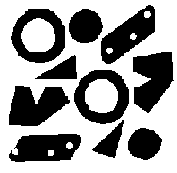
#> input picture Assignment5/test1.pbm, 177 x 173 px, found by its file name
$ python task.py
#> lines starting #> are read from the running program, lines starting #| are printed output that depends on the picture; after the words box and inside, x2 and y2 are one past the last pixel; in counts of white or black regions, pixels touching at a corner belong together
import numpy as np
import matplotlib.pyplot as plt
from PIL import Image
from scipy.ndimage import median_filter, binary_opening, binary_closing
from skimage.morphology import skeletonize, remove_small_objects, remove_small_holes

# 1. LOAD PBM IMAGE

img = Image.open(r"F:\python\AI\dip\taskweek3\images lab\images lab\test1.pbm")
#> img is the input picture: PIL image 177x173 1; 60.7% white; 10 black regions, largest, box (x1, y1, x2, y2) and area: (133, 52, 174, 113) 1697, (9, 86, 70, 126) 1689, (9, 134, 81, 162) 1524
img = np.array(img)

# PBM images are 0/1; convert to binary
binary_img = (img > 0).astype(np.uint8)


# 2. NOISE REMOVAL (Median)

denoised = median_filter(binary_img, size=3)
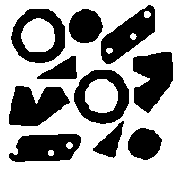
#> denoised: shape (173, 177); values 0 (black) and 1 (white), 60.8% white; 10 black regions, largest, box (x1, y1, x2, y2) and area: (133, 52, 173, 113) 1694, (9, 86, 70, 126) 1686, (9, 134, 81, 162) 1525


# 3. MORPHOLOGICAL OPENING (remove small white noise)

opened = binary_opening(denoised, structure=np.ones((3,3)))
#> opened: shape (173, 177) bool; 60.8% white; 10 black regions, largest, box (x1, y1, x2, y2) and area: (133, 52, 173, 113) 1696, (9, 86, 70, 126) 1687, (101, 5, 155, 64) 1528

# 4. MORPHOLOGICAL CLOSING (close gaps & holes)

closed = binary_closing(opened, structure=np.ones((3,3)))
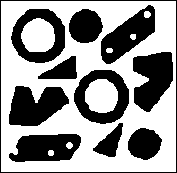
#> closed: shape (173, 177) bool; 58.6% white; 11 black regions, largest, box (x1, y1, x2, y2) and area: (133, 52, 173, 112) 1694, (9, 86, 69, 126) 1685, (101, 5, 155, 64) 1528

# 5. REMOVE BRIDGES & BRANCHES
# (Skeletonize + remove small branches)


# Skeleton of the object
skeleton = skeletonize(closed)
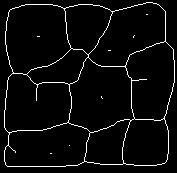
#> skeleton: shape (173, 177) bool; 4.3% white in thin lines or dots

# Remove very small objects from skeleton
skeleton_clean = remove_small_objects(skeleton, min_size=20)
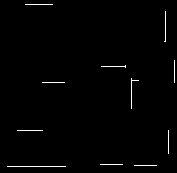
#> skeleton_clean: shape (173, 177) bool; 1.1% white in thin lines or dots, all inside (x1, y1, x2, y2) = (7, 4, 175, 167)

# Optional: Remove small holes inside object
clean_img = remove_small_holes(skeleton_clean, area_threshold=30)


# 6. NORMALIZATION (for visualization)

img_float = closed.astype(np.float32)
min_val = np.min(img_float)
#> min_val = 0
max_val = np.max(img_float)
#> max_val = 1
normalized = (img_float - min_val) / (max_val - min_val)

print("\n--- Normalization ---")
print(f"Min pixel value = {min_val}")
#| Min pixel value = 0.0
print(f"Max pixel value = {max_val}")
#| Max pixel value = 1.0


# 7. EXTRACT MAIN OBJECT MASK (threshold)

threshold = 0.5
object_mask = (normalized < threshold).astype(np.uint8)

# Remove small isolated objects
object_mask = remove_small_objects(object_mask.astype(bool), min_size=100).astype(np.uint8)


# 8. GET OBJECT COORDINATES

ys, xs = np.where(object_mask == 1)
#> ys = 12691 values from 0 to 172; xs = 12691 values, max 176 at index 176, min 0 at index 0, mean 88.47
min_x, max_x = np.min(xs), np.max(xs)
#> min_x = 0; max_x = 176
min_y, max_y = np.min(ys), np.max(ys)
#> min_y = 0; max_y = 172

print("\n--- Object Coordinates ---")
print(f"Min X = {min_x}, Max X = {max_x}")
#| Min X = 0, Max X = 176
print(f"Min Y = {min_y}, Max Y = {max_y}")
#| Min Y = 0, Max Y = 172


# 9. CREATE BOUNDING BOX IMAGE

bbox_img = np.stack([object_mask*255]*3, axis=2)

# Draw box
bbox_img[min_y:max_y, min_x] = [255, 0, 0]   # left
bbox_img[min_y:max_y, max_x] = [255, 0, 0]   # right
bbox_img[min_y, min_x:max_x] = [255, 0, 0]   # top
bbox_img[max_y, min_x:max_x] = [255, 0, 0]   # bottom
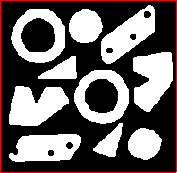
#> bbox_img: shape (173, 177, 3); mean of channels 0, 1, 2 105.7, 99.9, 99.9; drawn as R, G, B


# 10. DISPLAY RESULTS

plt.figure(figsize=(18,8))

plt.subplot(2,5,1)
plt.imshow(img, cmap="gray")
plt.title("Original PBM")
plt.axis("off")

plt.subplot(2,5,2)
plt.imshow(denoised, cmap="gray")
plt.title("Median Filter")
plt.axis("off")

plt.subplot(2,5,3)
plt.imshow(opened, cmap="gray")
plt.title("Opening")
plt.axis("off")

plt.subplot(2,5,4)
plt.imshow(closed, cmap="gray")
plt.title("Closing")
plt.axis("off")

plt.subplot(2,5,5)
plt.imshow(skeleton_clean, cmap="gray")
plt.title("Clean Skeleton (Bridges Removed)")
plt.axis("off")

plt.subplot(2,5,6)
plt.imshow(normalized, cmap="gray")
plt.title("Normalized")
plt.axis("off")

plt.subplot(2,5,7)
plt.imshow(object_mask, cmap="gray")
plt.title("Object Mask")
plt.axis("off")

plt.subplot(2,5,8)
plt.imshow(bbox_img)
plt.title("Bounding Box")
plt.axis("off")

plt.tight_layout()
plt.show()
